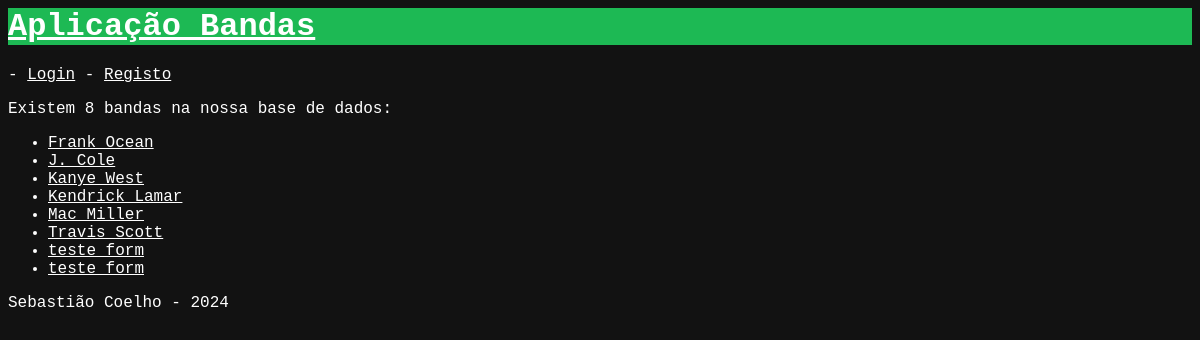
The app's page /bandas/, older data.
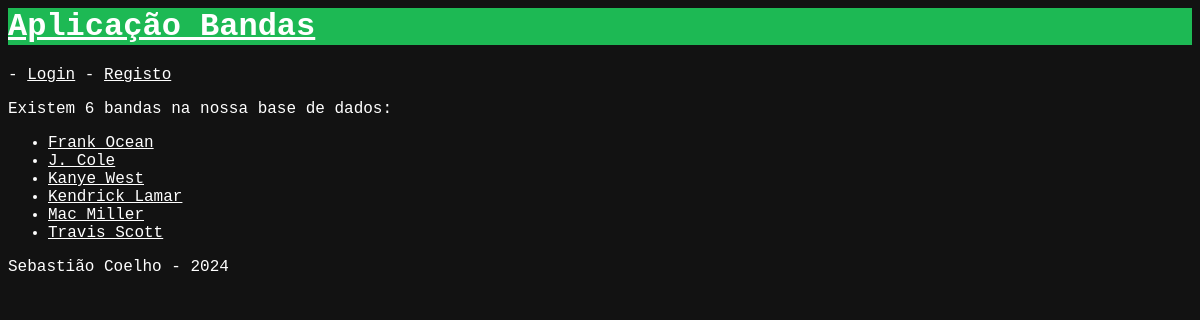
The same page, newer data.
### bandas/models.py (models this page shows)
class Banda(models.Model):
    nome = models.CharField(max_length=100)
    foto = models.ImageField(upload_to='bandas', null=True, blank=True)
    descricao = models.CharField(max_length=500)
    lancamento_primeiro_album = models.IntegerField()
    banda_ativa = models.BooleanField(default=False)
    def __str__(self):
        return self.nome

### bandas/views.py (the view)
# urls.py: path('', views.index_view, name='index'),
def index_view(request):
    context = {
        'bandas': Banda.objects.all().order_by('nome'),
    }
    return render(request, "bandas/index.html", context)

### bandas/templates/bandas/index.html (shortened to what this page needs)
{% extends 'bandas/layout.html' %}
{% block content %}
    <p>Existem {{ bandas|length }} bandas na nossa base de dados:</p>
    <ul>
        {% for banda in bandas %}
            <li>
                <a href="{% url 'bandas:banda' banda.id %}">
                    {{ banda }}</a>
            </li>
        {% endfor %}
    </ul>
{% endblock %}

Row changes from the older to the newer data that the page shows:
removed Banda: nome "teste form"
removed Banda: nome "teste form"
Text that changed along with them:
{{ bandas|length }}: "8" → "6"
